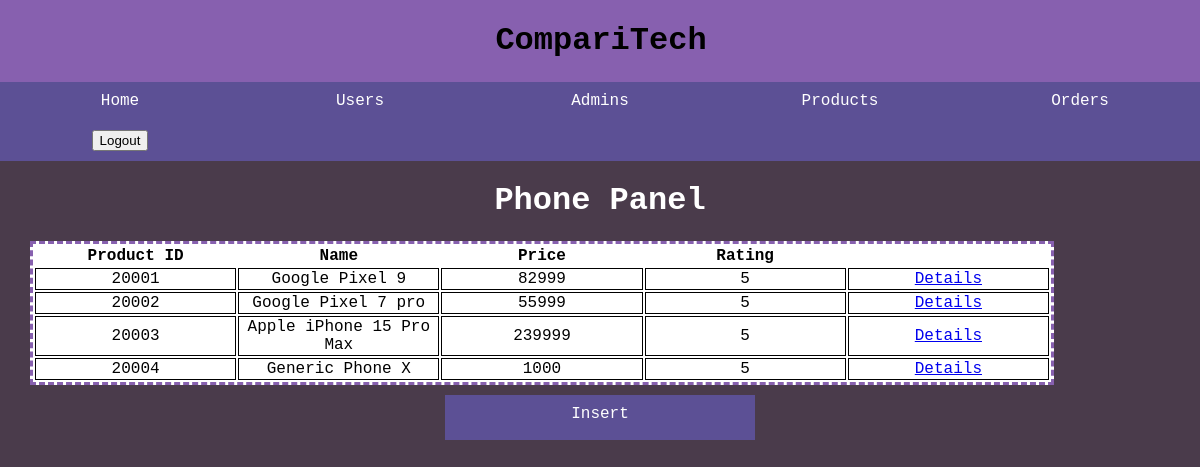
The page /phonecontrol.php (signed in) on the database its author committed.
### tables this page shows
CREATE TABLE `phone` (
  `product_id` int(11) NOT NULL,
  `category_id` varchar(20) DEFAULT 'Phone',
  `product_name` varchar(100) NOT NULL,
  `price` double NOT NULL,
  `rating` double DEFAULT NULL CHECK (`rating` >= 1 and `rating` <= 5),
  `dimensions` varchar(50) DEFAULT NULL,
  `weight` varchar(50) DEFAULT NULL,
  `os_version` varchar(50) DEFAULT NULL,
  `brand` varchar(50) DEFAULT NULL,
  `display` varchar(50) DEFAULT NULL,
  `resolution` varchar(50) DEFAULT NULL,
  `CPU` varchar(50) DEFAULT NULL,
  `GPU` varchar(50) DEFAULT NULL,
  `memory` varchar(50) DEFAULT NULL,
  `battery` varchar(50) DEFAULT NULL,
  `SIM` varchar(50) DEFAULT NULL,
  `connections` varchar(50) DEFAULT NULL,
  `front_camera` varchar(50) DEFAULT NULL,
  `back_camera` varchar(50) DEFAULT NULL,
  `warranty` varchar(50) DEFAULT NULL
);

### phonecontrol.php (the view, shortened to what this page needs)
<?php
    include("database.php");
    $sqlphone="SELECT * FROM phone";
    $result=mysqli_query($conn,$sqlphone);
?>
<!DOCTYPE html>
<html lang="en">
<head>
    <link rel="stylesheet" href="styleadmin.css">
</head>
<body>
    <header>
        <h1 id="titlecard">CompariTech</h1>
    </header>
    <nav class="navbar">
        <ul>
            <li><a href="admindash.php">Home</a></li>
            <li><a href="usercontrol.php">Users</a></li>
            <li><a href="admincontrol.php">Admins</a></li>
            <li><a href="productcontrol.php">Products</a></li>
            <li><a href="ordercontrol.php">Orders</a></li>
            <li><form action="admindash.php" method="post"><input type="submit" value="Logout" name="adminlogout"></form></li>
        </ul>
    </nav>
    <main>
        <div><h1>Phone Panel</h1></div>
    <div class="compTable">
            <table>
                <tr>
                    <th>
                        Product ID
                    </th>
                    <th>
                        Name
                    </th>
                    <th>
                        Price
                    </th>
                    <th>
                        Rating
                    </th>
                    <th>
                    </th>
                </tr>
                <?php
                while($row=mysqli_fetch_assoc($result))
                {
                    $link="phonedetails.php?productid={$row["product_id"]}";
                ?>
                <tr>
                    <td>
                        <?php echo $row["product_id"];?>
                    </td>
                    <td>
                        <?php echo $row["product_name"];?>
                    </td>
                    <td>
                        <?php echo $row["price"];?>
                    </td>
                    <td>
                        <?php echo $row["rating"];?>
                    </td>
                    <td>
                        <a href="<?php echo $link;?>">Details</a>
                    </td>
                </tr>
            <?php
                }
                mysqli_close($conn);?>
            </table>
       </div>
       <div class="Action">
            <a href="insertphone.php">Insert</a>
        </div>
    </main>
</body>
</html>

### styleadmin.css (style rules this page uses)
body { margin: 0px; background-color: rgb(74, 59, 75); font-family: 'Courier New', Courier, monospace; color: #ffffff; }
header { background-color: hsla(240, 47%, 68%, 0.712); padding: 1px ; text-align: center; top:0px; width:100%; color: rgb(0, 0, 0); }
main { margin-left: 20px; margin-right: 20px; text-align: center; }
.navbar ul { list-style-type: none; background-color: hsl(250, 30%, 45%); padding: 0px; margin: 0px; overflow: hidden; }
.navbar a { text-decoration: none; color: white; display: block; text-align: center; padding: 10px; }
.navbar form { text-decoration: none; color: white; display: block; text-align: center; padding: 10px; }
.navbar li { float: left; width:20%; }
.compTable { color: Black; width:90%; }
.compTable table { margin:10px; margin-bottom: 10px; background-color: white; border-style: dashed; border-color:hsl(270, 33%, 53%) }
.compTable td { border-style: solid; margin:0px; border-width: 1px; width:20%; }
.Action a { display: inline-block; background-color: hsl(250, 30%, 45%); color: white; width:25%; height: 25px; text-decoration: none; padding: 10px; }

### rows shown on the page
phone: product_id "20001", product_name "Google Pixel 9", price "82999", rating "5"
phone: product_id "20002", product_name "Google Pixel 7 pro", price "55999", rating "5"
phone: product_id "20003", product_name "Apple iPhone 15 Pro Max", price "239999", rating "5"
phone: product_id "20004", product_name "Generic Phone X", price "1000", rating "5"
